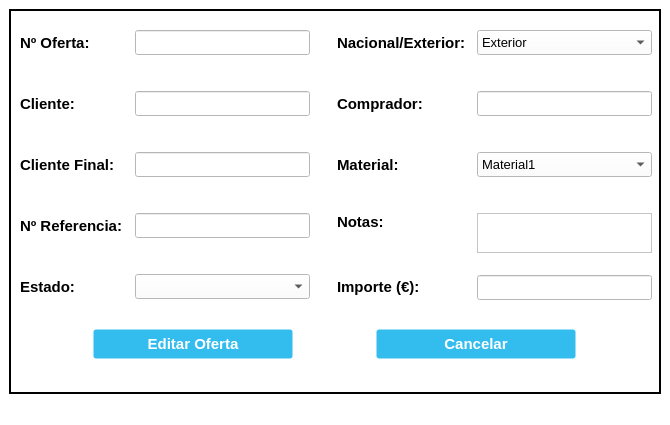
<?xml version="1.0" encoding="UTF-8"?>
<ui version="4.0">
 <class>Edit_Offer_Window</class>
 <widget class="QMainWindow" name="Edit_Offer_Window">
  <property name="geometry">
   <rect>
    <x>0</x>
    <y>0</y>
    <width>670</width>
    <height>425</height>
   </rect>
  </property>
  <property name="minimumSize">
   <size>
    <width>670</width>
    <height>425</height>
   </size>
  </property>
  <property name="maximumSize">
   <size>
    <width>670</width>
    <height>425</height>
   </size>
  </property>
  <property name="windowTitle">
   <string>Editar Oferta</string>
  </property>
  <property name="windowIcon">
   <iconset>
    <normaloff>//nas01/DATOS/Comunes/EIPSA-ERP/Resources/Iconos/icon.ico</normaloff>//nas01/DATOS/Comunes/EIPSA-ERP/Resources/Iconos/icon.ico</iconset>
  </property>
  <property name="styleSheet">
   <string notr="true">QWidget {
background-color: rgb(255, 255, 255);
}

.QFrame {
	border: 2px solid black;
}

QPushButton {
background-color: #33bdef;
  border: 1px solid transparent;
  border-radius: 3px;
  box-shadow: rgba(255, 255, 255, .4) 0 1px 0 0 inset;
  box-sizing: border-box;
  color: #fff;
  cursor: pointer;
  display: inline-block;
  font-family: -apple-system,system-ui,&quot;Segoe UI&quot;,&quot;Liberation Sans&quot;,sans-serif;
  font-size: 15px;
  font-weight: 800;
  line-height: 1.15385;
  margin: 0;
  outline: none;
  padding: 8px .8em;
  text-align: center;
  text-decoration: none;
  text-shadow: 0px 1px 0px #263666;
  user-select: none;
  -webkit-user-select: none;
  touch-action: manipulation;
  vertical-align: baseline;
  white-space: nowrap;
}

QPushButton:hover {
	background-color: #019ad2;
	border-color: rgb(0, 0, 0);
}

QPushButton:pressed {
	background-color: rgb(1, 140, 190);
	border-color: rgb(255, 255, 255);
}</string>
  </property>
  <widget class="QWidget" name="centralwidget">
   <layout class="QGridLayout" name="gridLayout">
    <item row="0" column="0">
     <widget class="QFrame" name="frame">
      <property name="frameShape">
       <enum>QFrame::StyledPanel</enum>
      </property>
      <property name="frameShadow">
       <enum>QFrame::Raised</enum>
      </property>
      <layout class="QVBoxLayout" name="verticalLayout">
       <property name="spacing">
        <number>10</number>
       </property>
       <item>
        <spacer name="verticalSpacer">
         <property name="orientation">
          <enum>Qt::Vertical</enum>
         </property>
         <property name="sizeType">
          <enum>QSizePolicy::Fixed</enum>
         </property>
         <property name="sizeHint" stdset="0">
          <size>
           <width>20</width>
           <height>10</height>
          </size>
         </property>
        </spacer>
       </item>
       <item>
        <layout class="QHBoxLayout" name="hLayout">
         <item>
          <layout class="QVBoxLayout" name="vLayout1">
           <property name="leftMargin">
            <number>0</number>
           </property>
           <property name="rightMargin">
            <number>0</number>
           </property>
           <item>
            <widget class="QLabel" name="label_NumOffer">
             <property name="minimumSize">
              <size>
               <width>105</width>
               <height>25</height>
              </size>
             </property>
             <property name="maximumSize">
              <size>
               <width>105</width>
               <height>25</height>
              </size>
             </property>
             <property name="font">
              <font>
               <pointsize>11</pointsize>
               <bold>true</bold>
              </font>
             </property>
             <property name="text">
              <string>Nº Oferta:</string>
             </property>
             <property name="alignment">
              <set>Qt::AlignLeading|Qt::AlignLeft|Qt::AlignVCenter</set>
             </property>
            </widget>
           </item>
           <item>
            <spacer name="vSpacer1">
             <property name="orientation">
              <enum>Qt::Vertical</enum>
             </property>
             <property name="sizeType">
              <enum>QSizePolicy::Fixed</enum>
             </property>
             <property name="sizeHint" stdset="0">
              <size>
               <width>20</width>
               <height>40</height>
              </size>
             </property>
            </spacer>
           </item>
           <item>
            <widget class="QLabel" name="label_Client">
             <property name="minimumSize">
              <size>
               <width>105</width>
               <height>25</height>
              </size>
             </property>
             <property name="maximumSize">
              <size>
               <width>105</width>
               <height>25</height>
              </size>
             </property>
             <property name="font">
              <font>
               <pointsize>11</pointsize>
               <bold>true</bold>
              </font>
             </property>
             <property name="text">
              <string>Cliente:</string>
             </property>
             <property name="alignment">
              <set>Qt::AlignLeading|Qt::AlignLeft|Qt::AlignVCenter</set>
             </property>
            </widget>
           </item>
           <item>
            <spacer name="vSpacer2">
             <property name="orientation">
              <enum>Qt::Vertical</enum>
             </property>
             <property name="sizeType">
              <enum>QSizePolicy::Fixed</enum>
             </property>
             <property name="sizeHint" stdset="0">
              <size>
               <width>20</width>
               <height>40</height>
              </size>
             </property>
            </spacer>
           </item>
           <item>
            <widget class="QLabel" name="label_FinalClient">
             <property name="minimumSize">
              <size>
               <width>105</width>
               <height>25</height>
              </size>
             </property>
             <property name="maximumSize">
              <size>
               <width>105</width>
               <height>25</height>
              </size>
             </property>
             <property name="font">
              <font>
               <pointsize>11</pointsize>
               <bold>true</bold>
              </font>
             </property>
             <property name="text">
              <string>Cliente Final:</string>
             </property>
             <property name="alignment">
              <set>Qt::AlignLeading|Qt::AlignLeft|Qt::AlignVCenter</set>
             </property>
            </widget>
           </item>
           <item>
            <spacer name="vSpacer3">
             <property name="orientation">
              <enum>Qt::Vertical</enum>
             </property>
             <property name="sizeType">
              <enum>QSizePolicy::Fixed</enum>
             </property>
             <property name="sizeHint" stdset="0">
              <size>
               <width>20</width>
               <height>40</height>
              </size>
             </property>
            </spacer>
           </item>
           <item>
            <widget class="QLabel" name="label_NumRef">
             <property name="minimumSize">
              <size>
               <width>105</width>
               <height>25</height>
              </size>
             </property>
             <property name="maximumSize">
              <size>
               <width>105</width>
               <height>25</height>
              </size>
             </property>
             <property name="font">
              <font>
               <pointsize>11</pointsize>
               <bold>true</bold>
              </font>
             </property>
             <property name="text">
              <string>Nº Referencia:</string>
             </property>
             <property name="alignment">
              <set>Qt::AlignLeading|Qt::AlignLeft|Qt::AlignVCenter</set>
             </property>
            </widget>
           </item>
           <item>
            <spacer name="vSpacer4">
             <property name="orientation">
              <enum>Qt::Vertical</enum>
             </property>
             <property name="sizeType">
              <enum>QSizePolicy::Fixed</enum>
             </property>
             <property name="sizeHint" stdset="0">
              <size>
               <width>20</width>
               <height>40</height>
              </size>
             </property>
            </spacer>
           </item>
           <item>
            <widget class="QLabel" name="label_State">
             <property name="minimumSize">
              <size>
               <width>105</width>
               <height>25</height>
              </size>
             </property>
             <property name="maximumSize">
              <size>
               <width>105</width>
               <height>25</height>
              </size>
             </property>
             <property name="font">
              <font>
               <pointsize>11</pointsize>
               <bold>true</bold>
              </font>
             </property>
             <property name="text">
              <string>Estado:</string>
             </property>
            </widget>
           </item>
           <item>
            <spacer name="vSpacer5">
             <property name="orientation">
              <enum>Qt::Vertical</enum>
             </property>
             <property name="sizeType">
              <enum>QSizePolicy::Fixed</enum>
             </property>
             <property name="sizeHint" stdset="0">
              <size>
               <width>20</width>
               <height>10</height>
              </size>
             </property>
            </spacer>
           </item>
          </layout>
         </item>
         <item>
          <layout class="QVBoxLayout" name="vLayout2">
           <item>
            <widget class="QLineEdit" name="NumOffer_EditOffer">
             <property name="minimumSize">
              <size>
               <width>175</width>
               <height>25</height>
              </size>
             </property>
             <property name="maximumSize">
              <size>
               <width>175</width>
               <height>25</height>
              </size>
             </property>
             <property name="font">
              <font>
               <pointsize>10</pointsize>
              </font>
             </property>
             <property name="alignment">
              <set>Qt::AlignCenter</set>
             </property>
            </widget>
           </item>
           <item>
            <spacer name="vSpacer6">
             <property name="orientation">
              <enum>Qt::Vertical</enum>
             </property>
             <property name="sizeType">
              <enum>QSizePolicy::Fixed</enum>
             </property>
             <property name="sizeHint" stdset="0">
              <size>
               <width>20</width>
               <height>40</height>
              </size>
             </property>
            </spacer>
           </item>
           <item>
            <widget class="QLineEdit" name="Client_EditOffer">
             <property name="minimumSize">
              <size>
               <width>175</width>
               <height>25</height>
              </size>
             </property>
             <property name="maximumSize">
              <size>
               <width>175</width>
               <height>25</height>
              </size>
             </property>
             <property name="font">
              <font>
               <pointsize>10</pointsize>
              </font>
             </property>
             <property name="alignment">
              <set>Qt::AlignCenter</set>
             </property>
            </widget>
           </item>
           <item>
            <spacer name="vSpacer7">
             <property name="orientation">
              <enum>Qt::Vertical</enum>
             </property>
             <property name="sizeType">
              <enum>QSizePolicy::Fixed</enum>
             </property>
             <property name="sizeHint" stdset="0">
              <size>
               <width>20</width>
               <height>40</height>
              </size>
             </property>
            </spacer>
           </item>
           <item>
            <widget class="QLineEdit" name="FinalClient_EditOffer">
             <property name="minimumSize">
              <size>
               <width>175</width>
               <height>25</height>
              </size>
             </property>
             <property name="maximumSize">
              <size>
               <width>175</width>
               <height>25</height>
              </size>
             </property>
             <property name="font">
              <font>
               <pointsize>10</pointsize>
              </font>
             </property>
             <property name="alignment">
              <set>Qt::AlignCenter</set>
             </property>
            </widget>
           </item>
           <item>
            <spacer name="vSpacer8">
             <property name="orientation">
              <enum>Qt::Vertical</enum>
             </property>
             <property name="sizeType">
              <enum>QSizePolicy::Fixed</enum>
             </property>
             <property name="sizeHint" stdset="0">
              <size>
               <width>20</width>
               <height>40</height>
              </size>
             </property>
            </spacer>
           </item>
           <item>
            <widget class="QLineEdit" name="NumRef_EditOffer">
             <property name="minimumSize">
              <size>
               <width>175</width>
               <height>25</height>
              </size>
             </property>
             <property name="maximumSize">
              <size>
               <width>175</width>
               <height>25</height>
              </size>
             </property>
             <property name="font">
              <font>
               <pointsize>10</pointsize>
              </font>
             </property>
             <property name="alignment">
              <set>Qt::AlignCenter</set>
             </property>
            </widget>
           </item>
           <item>
            <spacer name="vSpacer9">
             <property name="orientation">
              <enum>Qt::Vertical</enum>
             </property>
             <property name="sizeType">
              <enum>QSizePolicy::Fixed</enum>
             </property>
             <property name="sizeHint" stdset="0">
              <size>
               <width>20</width>
               <height>40</height>
              </size>
             </property>
            </spacer>
           </item>
           <item>
            <widget class="QComboBox" name="State_EditOffer">
             <property name="minimumSize">
              <size>
               <width>175</width>
               <height>25</height>
              </size>
             </property>
             <property name="maximumSize">
              <size>
               <width>175</width>
               <height>25</height>
              </size>
             </property>
             <property name="font">
              <font>
               <pointsize>10</pointsize>
              </font>
             </property>
            </widget>
           </item>
           <item>
            <spacer name="vSpacer10">
             <property name="orientation">
              <enum>Qt::Vertical</enum>
             </property>
             <property name="sizeType">
              <enum>QSizePolicy::Fixed</enum>
             </property>
             <property name="sizeHint" stdset="0">
              <size>
               <width>20</width>
               <height>10</height>
              </size>
             </property>
            </spacer>
           </item>
          </layout>
         </item>
         <item>
          <spacer name="hSpacer">
           <property name="orientation">
            <enum>Qt::Horizontal</enum>
           </property>
           <property name="sizeType">
            <enum>QSizePolicy::Fixed</enum>
           </property>
           <property name="sizeHint" stdset="0">
            <size>
             <width>20</width>
             <height>20</height>
            </size>
           </property>
          </spacer>
         </item>
         <item>
          <layout class="QVBoxLayout" name="vLayout3">
           <item>
            <widget class="QLabel" name="label_NacExt">
             <property name="minimumSize">
              <size>
               <width>130</width>
               <height>25</height>
              </size>
             </property>
             <property name="maximumSize">
              <size>
               <width>130</width>
               <height>25</height>
              </size>
             </property>
             <property name="font">
              <font>
               <pointsize>11</pointsize>
               <bold>true</bold>
              </font>
             </property>
             <property name="text">
              <string>Nacional/Exterior:</string>
             </property>
             <property name="alignment">
              <set>Qt::AlignLeading|Qt::AlignLeft|Qt::AlignVCenter</set>
             </property>
            </widget>
           </item>
           <item>
            <spacer name="vSpacer11">
             <property name="orientation">
              <enum>Qt::Vertical</enum>
             </property>
             <property name="sizeType">
              <enum>QSizePolicy::Fixed</enum>
             </property>
             <property name="sizeHint" stdset="0">
              <size>
               <width>20</width>
               <height>40</height>
              </size>
             </property>
            </spacer>
           </item>
           <item>
            <widget class="QLabel" name="label_Buyer">
             <property name="minimumSize">
              <size>
               <width>130</width>
               <height>25</height>
              </size>
             </property>
             <property name="maximumSize">
              <size>
               <width>130</width>
               <height>25</height>
              </size>
             </property>
             <property name="font">
              <font>
               <pointsize>11</pointsize>
               <bold>true</bold>
              </font>
             </property>
             <property name="text">
              <string>Comprador:</string>
             </property>
             <property name="alignment">
              <set>Qt::AlignLeading|Qt::AlignLeft|Qt::AlignVCenter</set>
             </property>
            </widget>
           </item>
           <item>
            <spacer name="vSpacer12">
             <property name="orientation">
              <enum>Qt::Vertical</enum>
             </property>
             <property name="sizeType">
              <enum>QSizePolicy::Fixed</enum>
             </property>
             <property name="sizeHint" stdset="0">
              <size>
               <width>20</width>
               <height>40</height>
              </size>
             </property>
            </spacer>
           </item>
           <item>
            <widget class="QLabel" name="label_Material">
             <property name="minimumSize">
              <size>
               <width>130</width>
               <height>25</height>
              </size>
             </property>
             <property name="maximumSize">
              <size>
               <width>130</width>
               <height>25</height>
              </size>
             </property>
             <property name="font">
              <font>
               <pointsize>11</pointsize>
               <bold>true</bold>
              </font>
             </property>
             <property name="text">
              <string>Material:</string>
             </property>
             <property name="alignment">
              <set>Qt::AlignLeading|Qt::AlignLeft|Qt::AlignVCenter</set>
             </property>
            </widget>
           </item>
           <item>
            <spacer name="vSpacer13">
             <property name="orientation">
              <enum>Qt::Vertical</enum>
             </property>
             <property name="sizeType">
              <enum>QSizePolicy::Fixed</enum>
             </property>
             <property name="sizeHint" stdset="0">
              <size>
               <width>20</width>
               <height>40</height>
              </size>
             </property>
            </spacer>
           </item>
           <item>
            <widget class="QLabel" name="label_Notes">
             <property name="minimumSize">
              <size>
               <width>130</width>
               <height>25</height>
              </size>
             </property>
             <property name="maximumSize">
              <size>
               <width>130</width>
               <height>25</height>
              </size>
             </property>
             <property name="font">
              <font>
               <pointsize>11</pointsize>
               <bold>true</bold>
              </font>
             </property>
             <property name="text">
              <string>Notas:</string>
             </property>
             <property name="alignment">
              <set>Qt::AlignLeading|Qt::AlignLeft|Qt::AlignTop</set>
             </property>
            </widget>
           </item>
           <item>
            <spacer name="vSpacer14">
             <property name="orientation">
              <enum>Qt::Vertical</enum>
             </property>
             <property name="sizeType">
              <enum>QSizePolicy::Fixed</enum>
             </property>
             <property name="sizeHint" stdset="0">
              <size>
               <width>20</width>
               <height>40</height>
              </size>
             </property>
            </spacer>
           </item>
           <item>
            <widget class="QLabel" name="label_Amount">
             <property name="minimumSize">
              <size>
               <width>130</width>
               <height>25</height>
              </size>
             </property>
             <property name="maximumSize">
              <size>
               <width>130</width>
               <height>25</height>
              </size>
             </property>
             <property name="font">
              <font>
               <pointsize>11</pointsize>
               <bold>true</bold>
              </font>
             </property>
             <property name="text">
              <string>Importe (€):</string>
             </property>
            </widget>
           </item>
           <item>
            <spacer name="vSpacer15">
             <property name="orientation">
              <enum>Qt::Vertical</enum>
             </property>
             <property name="sizeType">
              <enum>QSizePolicy::Fixed</enum>
             </property>
             <property name="sizeHint" stdset="0">
              <size>
               <width>20</width>
               <height>10</height>
              </size>
             </property>
            </spacer>
           </item>
          </layout>
         </item>
         <item>
          <layout class="QVBoxLayout" name="vLayout4">
           <item>
            <widget class="QComboBox" name="NacExt_EditOffer">
             <property name="minimumSize">
              <size>
               <width>175</width>
               <height>25</height>
              </size>
             </property>
             <property name="maximumSize">
              <size>
               <width>175</width>
               <height>25</height>
              </size>
             </property>
             <property name="font">
              <font>
               <pointsize>10</pointsize>
              </font>
             </property>
             <property name="focusPolicy">
              <enum>Qt::StrongFocus</enum>
             </property>
             <property name="insertPolicy">
              <enum>QComboBox::InsertAtCurrent</enum>
             </property>
             <item>
              <property name="text">
               <string>Exterior</string>
              </property>
             </item>
             <item>
              <property name="text">
               <string>Nacional</string>
              </property>
             </item>
            </widget>
           </item>
           <item>
            <spacer name="vSpacer16">
             <property name="orientation">
              <enum>Qt::Vertical</enum>
             </property>
             <property name="sizeType">
              <enum>QSizePolicy::Fixed</enum>
             </property>
             <property name="sizeHint" stdset="0">
              <size>
               <width>20</width>
               <height>40</height>
              </size>
             </property>
            </spacer>
           </item>
           <item>
            <widget class="QLineEdit" name="Buyer_EditOffer">
             <property name="minimumSize">
              <size>
               <width>175</width>
               <height>25</height>
              </size>
             </property>
             <property name="maximumSize">
              <size>
               <width>175</width>
               <height>25</height>
              </size>
             </property>
             <property name="font">
              <font>
               <pointsize>10</pointsize>
              </font>
             </property>
             <property name="alignment">
              <set>Qt::AlignCenter</set>
             </property>
            </widget>
           </item>
           <item>
            <spacer name="vSpacer17">
             <property name="orientation">
              <enum>Qt::Vertical</enum>
             </property>
             <property name="sizeType">
              <enum>QSizePolicy::Fixed</enum>
             </property>
             <property name="sizeHint" stdset="0">
              <size>
               <width>20</width>
               <height>40</height>
              </size>
             </property>
            </spacer>
           </item>
           <item>
            <widget class="QComboBox" name="Material_EditOffer">
             <property name="minimumSize">
              <size>
               <width>175</width>
               <height>25</height>
              </size>
             </property>
             <property name="maximumSize">
              <size>
               <width>175</width>
               <height>25</height>
              </size>
             </property>
             <property name="font">
              <font>
               <pointsize>10</pointsize>
              </font>
             </property>
             <property name="focusPolicy">
              <enum>Qt::StrongFocus</enum>
             </property>
             <item>
              <property name="text">
               <string>Material1</string>
              </property>
             </item>
             <item>
              <property name="text">
               <string>Material2</string>
              </property>
             </item>
            </widget>
           </item>
           <item>
            <spacer name="vSpacer18">
             <property name="orientation">
              <enum>Qt::Vertical</enum>
             </property>
             <property name="sizeType">
              <enum>QSizePolicy::Fixed</enum>
             </property>
             <property name="sizeHint" stdset="0">
              <size>
               <width>20</width>
               <height>40</height>
              </size>
             </property>
            </spacer>
           </item>
           <item>
            <widget class="QTextEdit" name="Notes_EditOffer">
             <property name="minimumSize">
              <size>
               <width>175</width>
               <height>40</height>
              </size>
             </property>
             <property name="maximumSize">
              <size>
               <width>175</width>
               <height>40</height>
              </size>
             </property>
            </widget>
           </item>
           <item>
            <spacer name="vSpacer19">
             <property name="orientation">
              <enum>Qt::Vertical</enum>
             </property>
             <property name="sizeType">
              <enum>QSizePolicy::Fixed</enum>
             </property>
             <property name="sizeHint" stdset="0">
              <size>
               <width>20</width>
               <height>40</height>
              </size>
             </property>
            </spacer>
           </item>
           <item>
            <widget class="QLineEdit" name="Amount_EditOffer">
             <property name="minimumSize">
              <size>
               <width>175</width>
               <height>25</height>
              </size>
             </property>
             <property name="maximumSize">
              <size>
               <width>175</width>
               <height>25</height>
              </size>
             </property>
             <property name="font">
              <font>
               <pointsize>10</pointsize>
              </font>
             </property>
            </widget>
           </item>
           <item>
            <spacer name="vSpacer20">
             <property name="orientation">
              <enum>Qt::Vertical</enum>
             </property>
             <property name="sizeType">
              <enum>QSizePolicy::Fixed</enum>
             </property>
             <property name="sizeHint" stdset="0">
              <size>
               <width>20</width>
               <height>10</height>
              </size>
             </property>
            </spacer>
           </item>
          </layout>
         </item>
        </layout>
       </item>
       <item>
        <spacer name="verticalSpacer2">
         <property name="orientation">
          <enum>Qt::Vertical</enum>
         </property>
         <property name="sizeType">
          <enum>QSizePolicy::Fixed</enum>
         </property>
         <property name="sizeHint" stdset="0">
          <size>
           <width>20</width>
           <height>10</height>
          </size>
         </property>
        </spacer>
       </item>
       <item>
        <layout class="QHBoxLayout" name="hLayout1">
         <item>
          <widget class="QPushButton" name="Button_EditOffer">
           <property name="sizePolicy">
            <sizepolicy hsizetype="Minimum" vsizetype="Minimum">
             <horstretch>0</horstretch>
             <verstretch>0</verstretch>
            </sizepolicy>
           </property>
           <property name="minimumSize">
            <size>
             <width>200</width>
             <height>30</height>
            </size>
           </property>
           <property name="maximumSize">
            <size>
             <width>200</width>
             <height>30</height>
            </size>
           </property>
           <property name="text">
            <string>Editar Oferta</string>
           </property>
          </widget>
         </item>
         <item>
          <widget class="QPushButton" name="Button_Cancel">
           <property name="sizePolicy">
            <sizepolicy hsizetype="Minimum" vsizetype="Minimum">
             <horstretch>0</horstretch>
             <verstretch>0</verstretch>
            </sizepolicy>
           </property>
           <property name="minimumSize">
            <size>
             <width>200</width>
             <height>30</height>
            </size>
           </property>
           <property name="maximumSize">
            <size>
             <width>200</width>
             <height>30</height>
            </size>
           </property>
           <property name="text">
            <string>Cancelar</string>
           </property>
          </widget>
         </item>
        </layout>
       </item>
       <item>
        <widget class="QLabel" name="label_error">
         <property name="styleSheet">
          <string notr="true">color: rgb(255, 0, 0);</string>
         </property>
         <property name="text">
          <string/>
         </property>
         <property name="alignment">
          <set>Qt::AlignCenter</set>
         </property>
        </widget>
       </item>
      </layout>
     </widget>
    </item>
   </layout>
  </widget>
  <widget class="QMenuBar" name="menubar">
   <property name="geometry">
    <rect>
     <x>0</x>
     <y>0</y>
     <width>670</width>
     <height>22</height>
    </rect>
   </property>
  </widget>
  <widget class="QStatusBar" name="statusbar"/>
 </widget>
 <tabstops>
  <tabstop>NumOffer_EditOffer</tabstop>
  <tabstop>Client_EditOffer</tabstop>
  <tabstop>FinalClient_EditOffer</tabstop>
  <tabstop>NumRef_EditOffer</tabstop>
  <tabstop>NacExt_EditOffer</tabstop>
  <tabstop>Buyer_EditOffer</tabstop>
  <tabstop>Button_EditOffer</tabstop>
  <tabstop>Button_Cancel</tabstop>
 </tabstops>
 <resources/>
 <connections>
  <connection>
   <sender>Button_Cancel</sender>
   <signal>clicked()</signal>
   <receiver>Edit_Offer_Window</receiver>
   <slot>close()</slot>
   <hints>
    <hint type="sourcelabel">
     <x>524</x>
     <y>441</y>
    </hint>
    <hint type="destinationlabel">
     <x>557</x>
     <y>508</y>
    </hint>
   </hints>
  </connection>
 </connections>
</ui>
